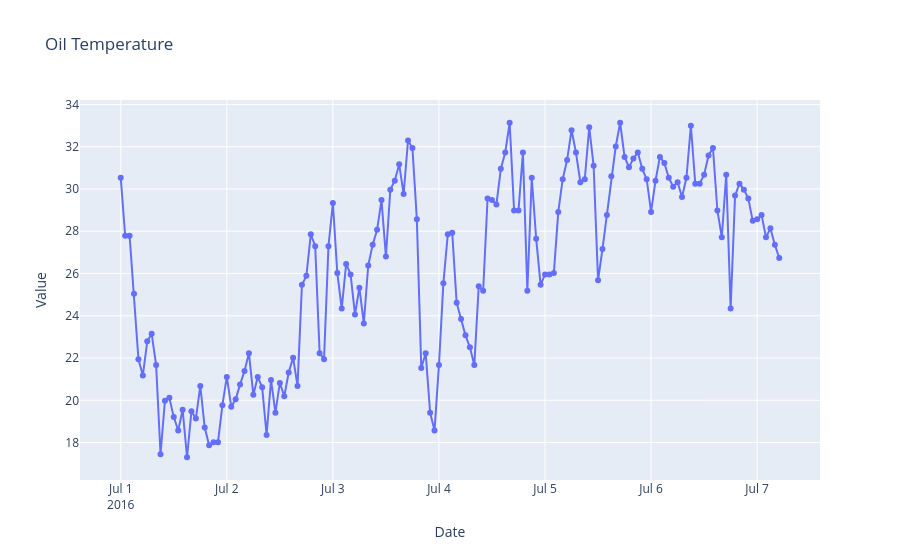

Notebook code for this chart:
### Code cell
#using plotly
import plotly.express as px
# Alternative: Don't pass 'df' as the first argument
fig = px.line(x=df.date[0:150], y=df.OT[0:150],
              title='Oil Temperature', markers=True)
fig.update_layout(
    xaxis_title="Date", yaxis_title="Value"
)
fig.show()

### Figure 1 — Plotly figure (JSON) as saved in the notebook; plotly's stock layout.template omitted (floating-point values rounded to 4 significant figures; data arrays with more than 128 entries replaced by an {"elided": "..."} marker saying what was removed)
{"data": [{"hovertemplate": "x=%{x}<br>y=%{y}<extra></extra>", "legendgroup": "", "line": {"color": "#636efa", "dash": "solid"}, "marker": {"symbol": "circle"}, "mode": "lines+markers", "name": "", "orientation": "v", "showlegend": false, "type": "scatter", "x": {"elided": "150 str values"}, "xaxis": "x", "y": {"elided": "150 float values"}, "yaxis": "y"}], "layout": {"legend": {"tracegroupgap": 0}, "title": {"text": "Oil Temperature"}, "xaxis": {"anchor": "y", "domain": [0, 1], "title": {"text": "Date"}}, "yaxis": {"anchor": "x", "domain": [0, 1], "title": {"text": "Value"}}}}
